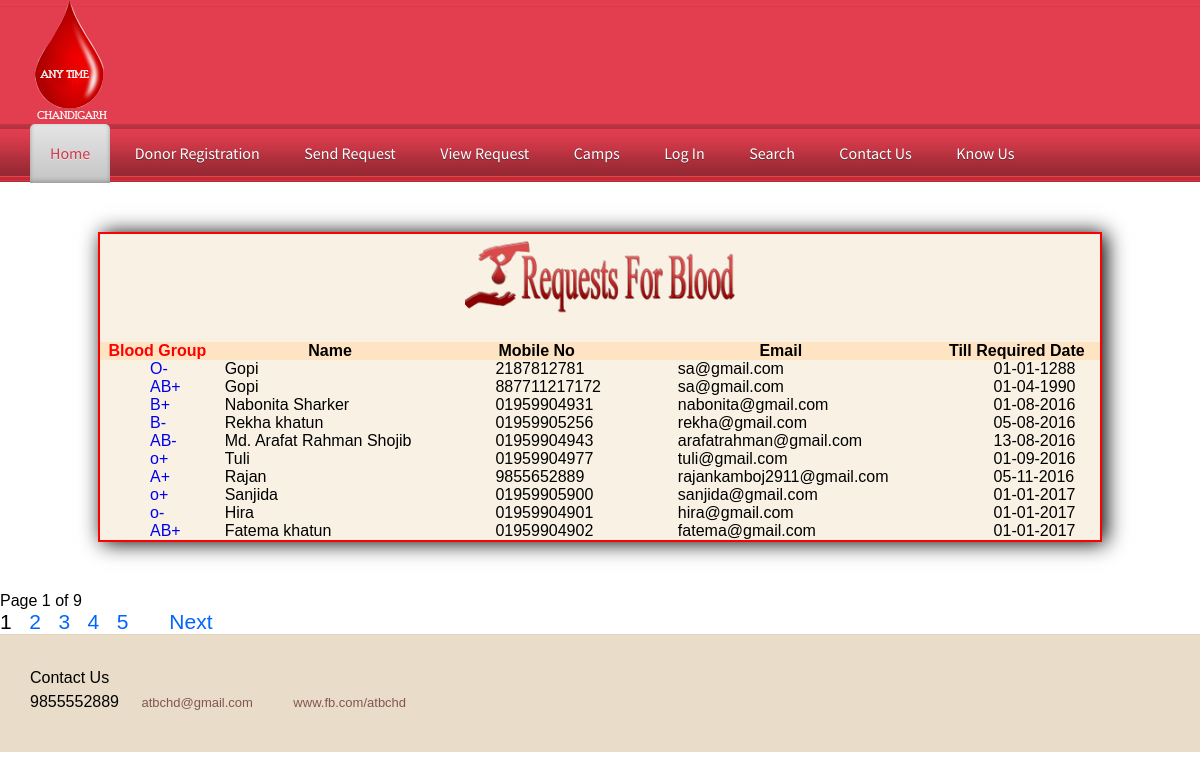
Screenshot of /viewrequest.php with the database file from the repository.
### tables this page shows
CREATE TABLE `requestes` (
  `req_id` int(100) NOT NULL,
  `name` varchar(100) NOT NULL,
  `gender` varchar(100) NOT NULL,
  `age` varchar(100) NOT NULL,
  `mobile` varchar(100) NOT NULL,
  `email` varchar(100) NOT NULL,
  `bgroup` varchar(100) NOT NULL,
  `reqdate` datetime NOT NULL,
  `detail` varchar(500) NOT NULL,
  `hospital_name` varchar(100) NOT NULL
);

### viewrequest.php (the view, shortened to what this page needs)
<?php include('admin/function.php');
$cn=mysqli_connect("localhost","root","","bloodbank");
$sql = "SELECT COUNT(*) FROM requestes";
$query = mysqli_query($cn, $sql);
$row = mysqli_fetch_row($query);
$rows = $row[0];
$page_rows = 10;
$last = ceil($rows/$page_rows);
$pagenum = 1;
$limit = 'LIMIT ' .($pagenum - 1) * $page_rows .',' .$page_rows;
$sql = "SELECT * FROM requestes ORDER BY UNIX_TIMESTAMP(reqdate) ASC $limit";
$query = mysqli_query($cn, $sql);
$textline2 = "Page <b>$pagenum</b> of <b>$last</b>";
$paginationCtrls = '';
if($last != 1){
    $paginationCtrls .= ''.$pagenum.' &nbsp; ';
    for($i = $pagenum+1; $i <= $last; $i++){
        $paginationCtrls .= '<a href="'.$_SERVER['PHP_SELF'].'?pn='.$i.'">'.$i.'</a> &nbsp; ';
        if($i >= $pagenum+4){
            break;
        }
    }
    if ($pagenum != $last) {
        $next = $pagenum + 1;
        $paginationCtrls .= ' &nbsp; &nbsp; <a href="'.$_SERVER['PHP_SELF'].'?pn='.$next.'">Next</a> ';
    }
}
?>
<?php require 'header.php'; ?>
<div style="height:auto; width:1000px; margin:auto; margin-top:50px; margin-bottom:50px; background-color:#f8f1e4; border:2px solid red; box-shadow:4px 1px 20px black;">
     <form method="post" enctype="multipart/form-data">
 <table cellpadding="20" cellspacing="20" width="1000px" height="200px"  style="margin:auto" >
   <tr><td colspan="7" align="center"><img src="Images/brequest.png" height="90px" /></td></tr>
   <tr><td>&nbsp;</td><td>&nbsp;</td></tr>
 <tr style="background-color:bisque" align="center" class="bold">
             <td class="bold" style="color:red"  >Blood Group</td>
             <td align="center">Name</td>
             <td align="center">Mobile No</td>
             <td align="center">Email</td>
            <td align="center">Till Required Date</td>
        </tr>
<?php
	while($data=mysqli_fetch_array($query))
	{
        $Weddingdate = new DateTime($data[7]);
        $date = date_format($Weddingdate, 'd-m-Y');
            echo"<tr><td  style=' padding-left:50px'><a href='details.php?q=". $data[0] ."' target='PromoteFirefoxWindow'
 onclick='openRequestedPopup(this.href, this.target); return false;'>$data[6]</a></td><td  style=' padding-left:10px'>$data[1]</td><td  style=' padding-left:50px'>$data[4]</td><td  style=' padding-left:50px'>$data[5]</td><td  style=' padding-left:60px'>$date</td></tr>";
			}
			?>
</table>
</form>
        </div>
           <p><?php echo $textline2; ?></p>
 <div id="pagination_controls"><?php echo $paginationCtrls; ?></div>
<?php require 'footer.php'; ?>

### css/lightbox.css (style rules this page uses)
body:after { content: url(../img/close.png) url(../img/loading.gif) url(../img/prev.png) url(../img/next.png); display: none; }

### StyleSheet.css (style rules this page uses)
.bold { font-weight:bold; }

### css/style.css (style rules this page uses)
html,body,div,span,applet,object,iframe,h1,h2,h3,h4,h5,h6,p,blockquote,pre,a,abbr,acronym,address,big,cite,code,del,dfn,em,img,ins,kbd,q,s,samp,small,strike,strong,sub,sup,tt,var,b,u,i,dl,dt,dd,ol,nav ul,nav li,fieldset,form,label,legend,table,caption,tbody,tfoot,thead,tr,th,td,article,aside,canvas,details,embed,figure,figcaption,footer,header,hgroup,menu,nav,output,ruby,section,summary,time,mark,audio,video { margin:0;padding:0;border:0;font-size:100%;font:inherit;vertical-align:baseline; }
table { border-collapse:collapse;border-spacing:0; }
a { text-decoration:none; }
img { max-width:100%; }
body { font-family: Arial, Geneva,Helvetica, sans-serif; font-size: 100%; }

### header.php (style rules this page uses)
body { font-family:"Trebuchet MS", Arial, Helvetica, sans-serif; }
div#pagination_controls { font-size:21px; }
div#pagination_controls > a { color:#06F; }

### rows the page displays
requestes: bgroup "O-", name "Gopi", mobile "2187812781", email "sa@gmail.com", reqdate "01-01-1288"
requestes: bgroup "AB+", name "Gopi", mobile "887711217172", email "sa@gmail.com", reqdate "01-04-1990"
requestes: bgroup "B+", name "Nabonita Sharker", mobile "01959904931", email "nabonita@gmail.com", reqdate "01-08-2016"
requestes: bgroup "B-", name "Rekha khatun", mobile "01959905256", email "rekha@gmail.com", reqdate "05-08-2016"
requestes: bgroup "AB-", name "Md. Arafat Rahman Shojib", mobile "01959904943", email "arafatrahman@gmail.com", reqdate "13-08-2016"
requestes: bgroup "o+", name "Tuli", mobile "01959904977", email "tuli@gmail.com", reqdate "01-09-2016"
requestes: bgroup "A+", name "Rajan", mobile "9855652889", email "rajankamboj2911@gmail.com", reqdate "05-11-2016"
requestes: bgroup "o+", name "Sanjida", mobile "01959905900", email "sanjida@gmail.com", reqdate "01-01-2017"
requestes: bgroup "o-", name "Hira", mobile "01959904901", email "hira@gmail.com", reqdate "01-01-2017"
requestes: bgroup "AB+", name "Fatema khatun", mobile "01959904902", email "fatema@gmail.com", reqdate "01-01-2017"

### other values shown
$pagenum "1"
$last "9"
